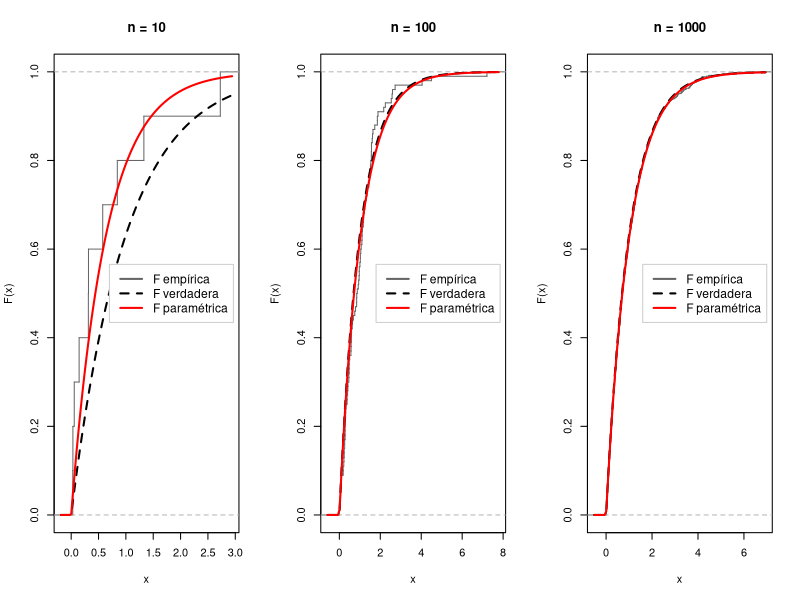

The R script that drew this image:
# IECD - Practica 2 - Ejercicio 14
# Muestra de una exponencial E(lambda), F empírica vs. estimador paramétrico


set.seed(123)
lambda0 <- 1

ejercicio14 <- function(n, lambda0 = 1) {
  x <- rexp(n, rate = lambda0) # a)
  lambda_mom <- 1 / mean(x)  # b)
  lambda_emv <- n / sum(x)

  plot(ecdf(x), do.points = FALSE, verticals = TRUE, col = "grey40",
       main = paste0("n = ", n), xlab = "x", ylab = "F(x)")
  curve(pexp(x, rate = lambda0), add = TRUE, lwd = 2, lty = 2) # F verdadera
  curve(pexp(x, rate = lambda_emv), add = TRUE, lwd = 2, col = "red") # c) plug-in
  legend("right", inset = 0.03, bg = "white", box.col = "grey80", cex = 1.1,
         legend = c("F empírica", "F verdadera", "F paramétrica"),
         col = c("grey40", "black", "red"), lty = c(1, 2, 1), lwd = 2)

  c(n = n, lambda_mom = lambda_mom, lambda_emv = lambda_emv)
}

par(mfrow = c(1, 3))
rbind(ejercicio14(10), ejercicio14(100), ejercicio14(1000)) # d)
par(mfrow = c(1, 1))
